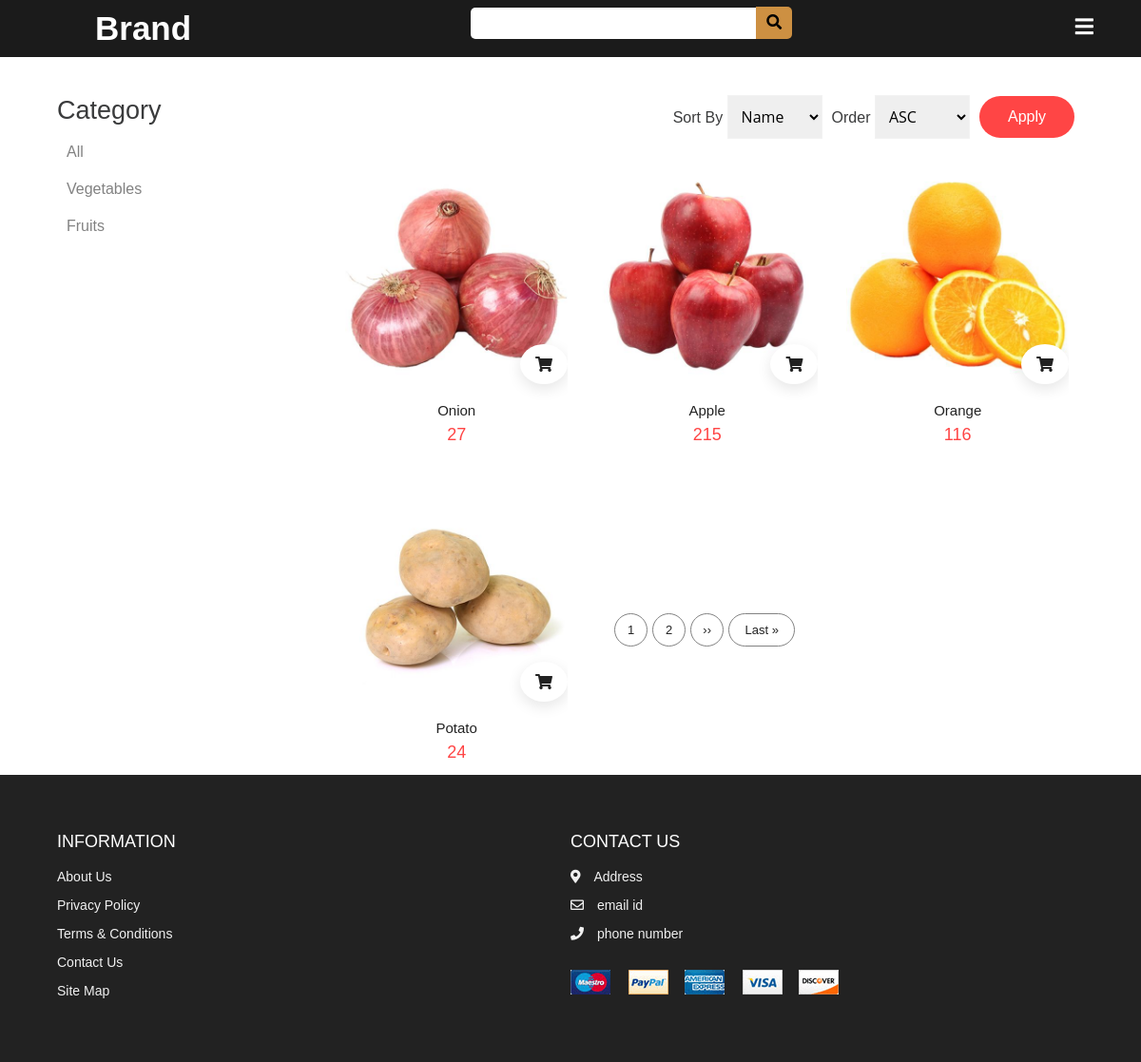
Screenshot of /shopping/ with the database file from the repository.
### vegetables/models/category.py (models this page shows, shortened)
class Category(models.Model):
    name = models.CharField(max_length=50)
    @staticmethod
    def get_all_categories():
        return Category.objects.all()

### vegetables/models/product.py (models this page shows, shortened)
class Product(models.Model):
    name = models.CharField(max_length=50)
    price = models.IntegerField(default=0)
    category =models.ForeignKey(Category,on_delete=models.CASCADE,default=1)
    description =models.CharField(max_length=1000,default='')
    description1 =models.CharField(max_length=1000,default='')
    description2 =models.CharField(max_length=1000,default='')
    benefits =models.CharField(max_length=1000,default='')
    benefits1 =models.CharField(max_length=1000,default='')
    benefits2 =models.CharField(max_length=1000,default='')
    image = models.ImageField(upload_to='uploads/products/')
    image1 = models.ImageField(upload_to='uploads/products/',default="")
    image2 = models.ImageField(upload_to='uploads/products/',default="")
    @staticmethod
    def get_all_products():
        return Product.objects.all()

### vegetables/views.py (the view)
# urls.py: path('shopping/', views.shopping, name='vegetables-shopping'),
def shopping(request):
    products = None
    categorys = Category.get_all_categories()
    categoryid = request.GET.get('category')
    if categoryid:
        products = Product.get_all_categories_by_id(categoryid)
    else:
        products = Product.get_all_products()
    data = {}
    data['products'] = products
    data['categorys'] = categorys
    return render(request, 'vegetables/shopping.html',data)

### vegetables/templates/vegetables/shopping.html (shortened to what this page needs)
{% load static %}
<!DOCTYPE html>
<html lang="en">
<head>
  <link rel="stylesheet" href="https://cdnjs.cloudflare.com/ajax/libs/font-awesome/5.15.1/css/all.min.css" />
  <link rel="stylesheet" href="https://maxcdn.bootstrapcdn.com/bootstrap/4.0.0/css/bootstrap.min.css">
  <link rel="stylesheet" href="{% static 'vegetables/styles.css' %}" />
</head>
<body>
  <nav>
    <div class="logo">
       Brand
    </div>
    <form action="/action_page.php">
     <input class='searchbar'type="text" placeholder="" name="search">
     <button id='searchicon'type="submit"><i class="fa fa-search"></i></button>
   </form>
    <label for="click" class="menu-btn">
    <i class="fas fa-bars"></i>
    </label>
 </nav>
  <section class="section products">
    <div class="products-layout container">
      <div class="col-1-of-4">
        <div>
          <div class="block-title">
            <h3>Category</h3>
          </div>
          <ul class="block-content">
            <li>
              <label for="">
                <a href="/shopping">All</a>
              </label>
            </li>
          </ul>
{% for category in categorys %}
          <ul class="block-content">
            <li>
              <label for="">
                <a href="?category={{category.id}}">{{category.name}}</a>
              </label>
            </li>
          </ul>
            {% endfor %}
        </div>
      </div>
      <div class="col-3-of-4">
        <form action="">
          <div class="item">
            <label for="sort-by">Sort By</label>
            <select name="sort-by" id="sort-by">
              <option value="title" selected="selected">Name</option>
            </select>
          </div>
          <div class="item">
            <label for="order-by">Order</label>
            <select name="order-by" id="sort-by">
              <option value="ASC" selected="selected">ASC</option>
            </select>
          </div>
          <a href="">Apply</a>
        </form>
        <div class="product-layout">
          {% for product in products %}
          <div class="product">
            <div class="img-container">
              <img src="{{product.image.url}}" alt="" />
                <a href='/{{product.id}}/productdetail'class="fas fa-shopping-cart addCart"></a>
              <ul class="side-icons">
              </ul>
            </div>
            <div class="bottom">
              <a href="">{{product.name}}</a>
              <div class="price">
                <span>{{product.price}}</span>
              </div>
            </div>
          </div>
            {% endfor %}
        <ul class="pagination">
          <span>1</span>
          <span>2</span>
          <span class="icon">››</span>
          <span class="last">Last »</span>
        </ul>
      </div>
    </div>
  </section>
  <footer id="footer" class="section footer">
    <div class="container">
      <div class="footer-container">
        <div class="footer-center">
          <h3>INFORMATION</h3>
          <a href="#">About Us</a>
          <a href="#">Privacy Policy</a>
          <a href="#">Terms & Conditions</a>
          <a href="#">Contact Us</a>
          <a href="#">Site Map</a>
        </div>
        <div class="footer-center">
          <h3>CONTACT US</h3>
          <div>
            <span>
              <i class="fas fa-map-marker-alt"></i>
            </span>
            Address
          </div>
          <div>
            <span>
              <i class="far fa-envelope"></i>
            </span>
            email id
          </div>
          <div>
            <span>
              <i class="fas fa-phone"></i>
            </span>
            phone number
          </div>
          <div class="payment-methods">
            <img src="{% static 'vegetables/payment.png' %}" alt="">
          </div>
        </div>
      </div>
    </div>
  </footer>
</body>
</html>

### vegetables/static/vegetables/styles.css (style rules this page uses)
input[type=text] { border:none; padding:5px; }
.searchbar { border: none; position: relative; top: -6px; height: 33px; width: 300px; border-top-left-radius: 5px; border-bottom-left-radius: 5px; }
#searchicon { border: none; position: relative; top: -6px; left: -4px; text-align: center; position: relative; border-top-right-radius: 5px; border-bottom-right-radius: 5px; height: 34px; width: 38px; background-color: #cd9042; }
* { margin: 0; padding: 0; box-sizing: border-box; font-family: 'Poppins', sans-serif; }
nav { position: fixed; top: 0; z-index: 2; display: flex; height: 60px; width: 100%; background: #1b1b1b; align-items: center; justify-content: space-between; padding: 0 50px 0 100px; flex-wrap: wrap; }
nav .logo { color: #fff; font-size: 35px; font-weight: 600; }
nav .menu-btn i { color: #fff; font-size: 22px; cursor: pointer; display: none; }
@media (max-width: 1200px) { nav .menu-btn i { display: block; } }
:root { --primary: #ff4545; --white: #fff; --black: #222; --grey1: #3a3b3c; --grey2: #828282; }
*, *::before, *::after { margin: 0; padding: 0; box-sizing: inherit; }
html { box-sizing: border-box; font-size: 62.5%; }
body { font-family: "Open Sans", sans-serif; font-size: 1.6rem; background-color: var(--white); color: var(--black); font-weight: 400; }
h1, h2, h3, h4, h5 { font-weight: 600; }
a { text-decoration: none; color: inherit; }
li { list-style: none; }
.container { max-width: 114rem; margin: 0 auto; }
@media only screen and (max-width: 1200px) { .container { padding: 0 3rem; } }
.section .product-layout { display: grid; grid-template-columns: repeat(auto-fit, minmax(25rem, 1fr)); gap: 3rem; max-width: 130rem; margin: 0 auto; padding: 0 1.6rem; }
.product { overflow: hidden; }
.product .img-container { position: relative; cursor: pointer; }
.product .img-container img { object-fit: cover; height: 100%; width: 100%; }
.product .bottom { padding: 1rem; text-align: center; }
.product .bottom a { margin-bottom: 1rem; font-weight: inherit; font-size: 1.5rem; }
.product .bottom span { color: var(--primary); font-size: 1.8rem; }
.product .addCart { position: absolute; right: 0; bottom: 0.6rem; background-color: var(--white); border-radius: 50%; padding: 1.3rem 1.6rem; box-shadow: 0 0.5rem 1.5rem rgba(0, 0, 0, 0.1); transition: all 300ms ease-in-out; }
.product .side-icons { position: absolute; right: 0; top: 10%; transform: translate(80%, -50%); display: flex; flex-direction: column; padding: 1rem; transition: all 500ms ease-in-out; }
.footer { background-color: var(--black); padding: 6rem 1rem; line-height: 3rem; }
.footer-center span { margin-right: 1rem; }
.footer-container { display: grid; grid-template-columns: repeat(2, 1fr); color: var(--white); }
.footer-center a:link, .footer-center a:visited { display: block; color: #f1f1f1; font-size: 1.4rem; transition: 0.6s; }
.footer-center div { color: #f1f1f1; font-size: 1.4rem; }
.footer-center h3 { font-size: 1.8rem; font-weight: 400; margin-bottom: 1rem; }
.footer .payment-methods { margin-top: 2rem; }
.products { margin-top: 10rem; }
.products-layout { display: grid; grid-template-columns: 1.05fr 3fr; gap: 0 1rem; }
.col-3-of-4 .product-layout { grid-template-columns: repeat(3, 1fr); }
.col-3-of-4 { text-align: center; }
.col-3-of-4 form { display: flex; align-items: center; justify-content: end; margin-bottom: 3rem; }
.col-3-of-4 form .item { margin-right: 1rem; }
.col-3-of-4 form label { color: var(--grey1); }
.col-3-of-4 form select { font-family: "Open Sans", sans-serif; padding: 1rem; width: 10rem; border: 1px solid #f2f2f2; outline: none; }
.col-3-of-4 form a { display: inline-block; padding: 1rem 3rem; border-radius: 4rem; margin-right: 1rem; background-color: var(--primary); color: var(--white); transition: all 300ms ease-in-out; }
.col-1-of-4 .block-title { color: var(--grey1); margin-bottom: 1.6rem; }
.col-1-of-4 h3 { font-size: 2.7rem; font-weight: inherit; }
.col-1-of-4 div { margin-bottom: 8rem; }
.block-content li { margin-bottom: 1rem; }
.block-content li label { color: var(--grey2); margin-left: 1rem; }
.pagination { display: flex; justify-content: center; align-items: center; margin: 4rem 0; }
.pagination span { display: flex; align-items: center; justify-content: center; width: 3.5rem; height: 3.5rem; border-radius: 50%; color: var(--black); font-size: 1.3rem; border: 1px solid var(--grey2); margin-right: 0.5rem; cursor: pointer; }
.pagination span.last { width: 7rem; border-radius: 3rem; }

### rows the page displays
Category: name "Vegetables"
Category: name "Fruits"
Product: image (picture), name "Onion", price "27"
Product: image (picture), name "Apple", price "215"
Product: image (picture), name "Orange", price "116"
Product: image (picture), name "Potato", price "24"
